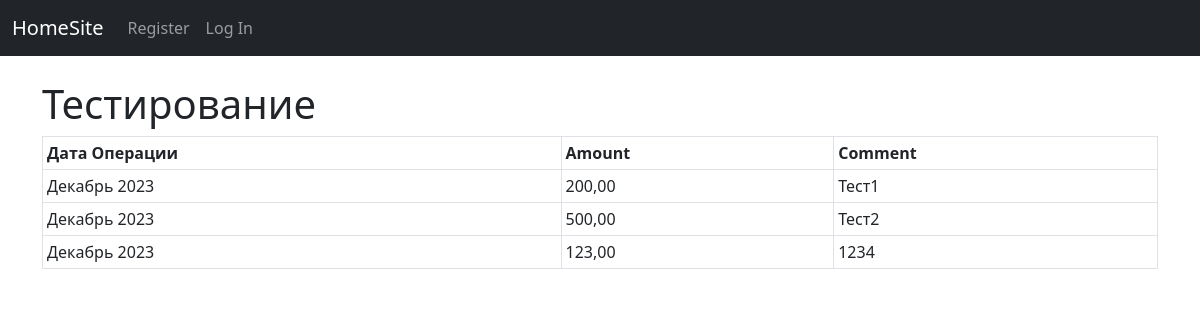
/budget/details/2, run on an earlier commit of the app's database.
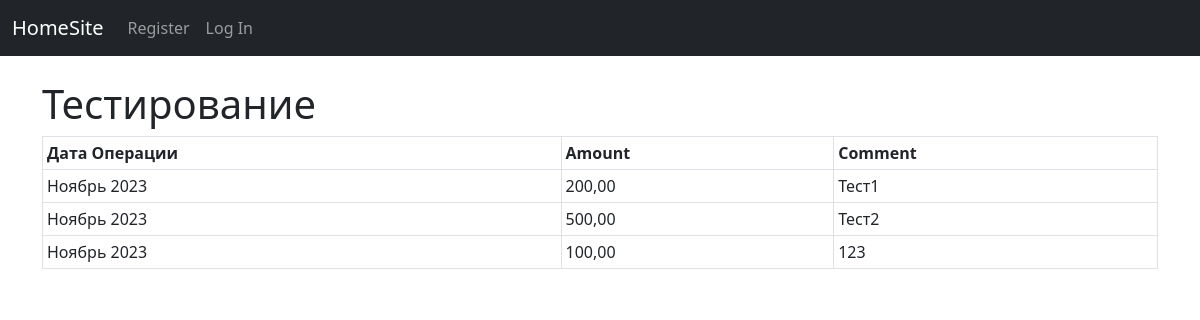
And on a later commit of the database.
### budget/models.py (models this page shows, shortened)
class Operation(models.Model):
    operation_date = models.DateField(auto_now=False, auto_now_add=False)
    category = models.ForeignKey(Category, on_delete=models.PROTECT)
    detalisation = models.JSONField(null=True)
    amount = models.DecimalField(decimal_places=2, max_digits=8)
    comment = models.CharField(max_length=250, null=True)

### budget/views.py (the view)
# urls.py: path("details/<int:category_id>", views.detail_category, name="detail_category"),
def detail_category(request, category_id):
    category = get_object_or_404(Category, pk=category_id)
    operations = (
        Operation.objects.all().filter(category=category_id).order_by("operation_date")
    )
    return render(
        request,
        "budget/category_detail.html",
        {"category": category, "operations": operations},
    )

### budget/templates/budget/category_detail.html (shortened to what this page needs)
{% extends 'base/index.html' %}
{% block navbar %}
    {% include "budget/navbar.html" %}
{% endblock navbar%}
{% block content %}
    <h1> {{category.name}} </h1>
    <table class="table table-bordered table-hover table-sm">
        <tr>
            <th> Дата Операции </th>
            <th> Amount </th>
            <th> Comment </th>
        </tr>
    {% for operation in operations %}
        <tr>
            <td>{{ operation.operation_date|date:'F Y'}} </td>
            <td>{{ operation.amount}} </td>
            <td>{{ operation.comment}} </td>
        </tr>
    {% endfor %}
    </table>
{% endblock content %}

What changed in the data, as far as the page shows it:
removed Operation: operation_date "Декабрь 2023", amount "123,00", comment "1234"
changed Operation "Тест1": operation_date "Декабрь 2023" → "Ноябрь 2023"
changed Operation "Тест2": operation_date "Декабрь 2023" → "Ноябрь 2023"
added Operation: operation_date "Ноябрь 2023", amount "100,00", comment "123"
